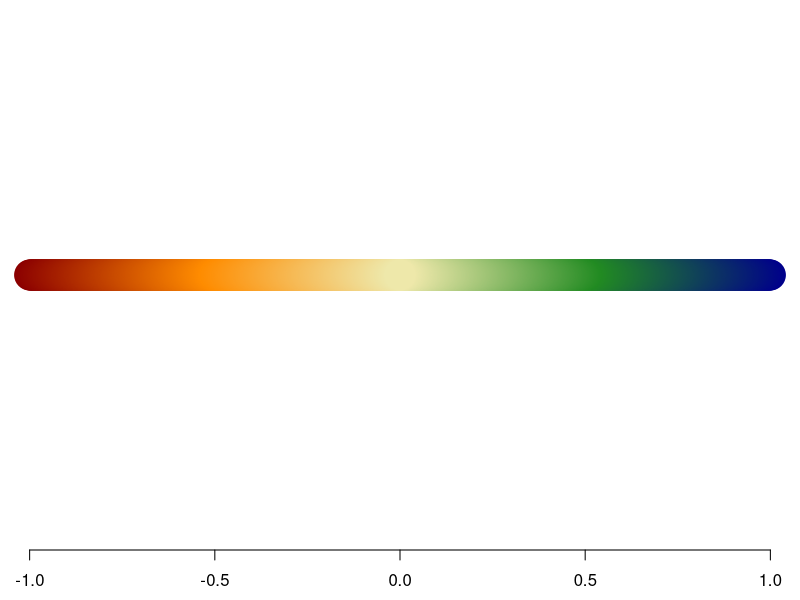
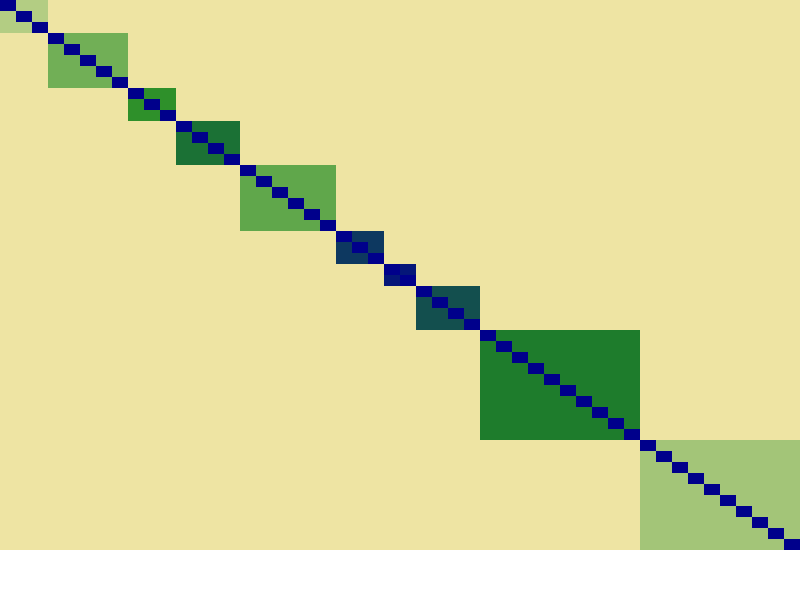
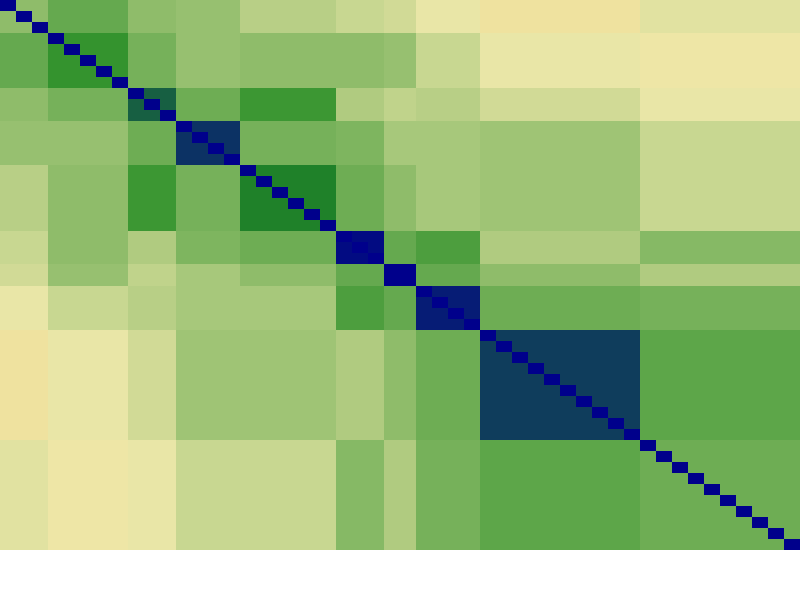
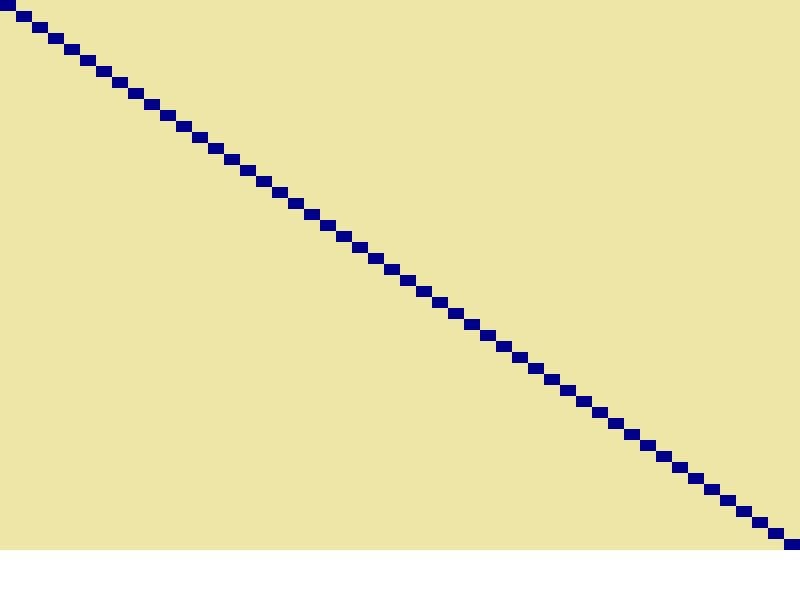
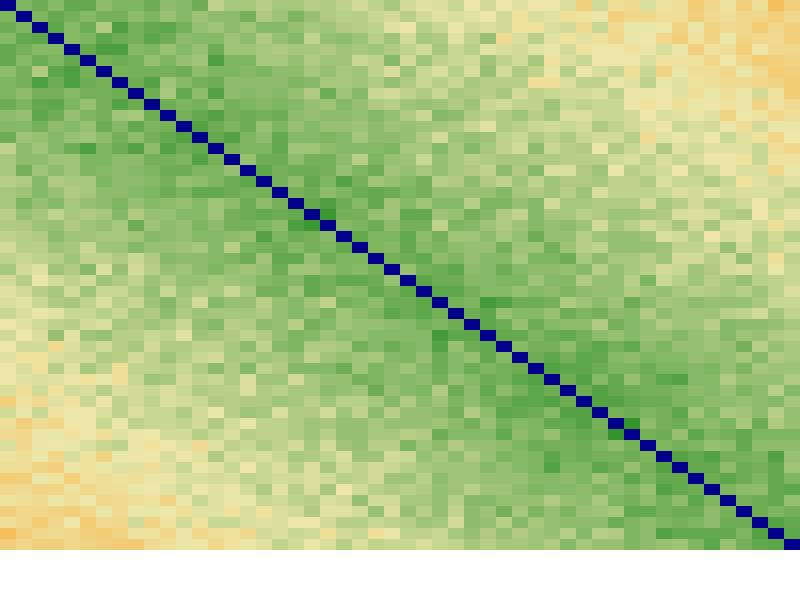
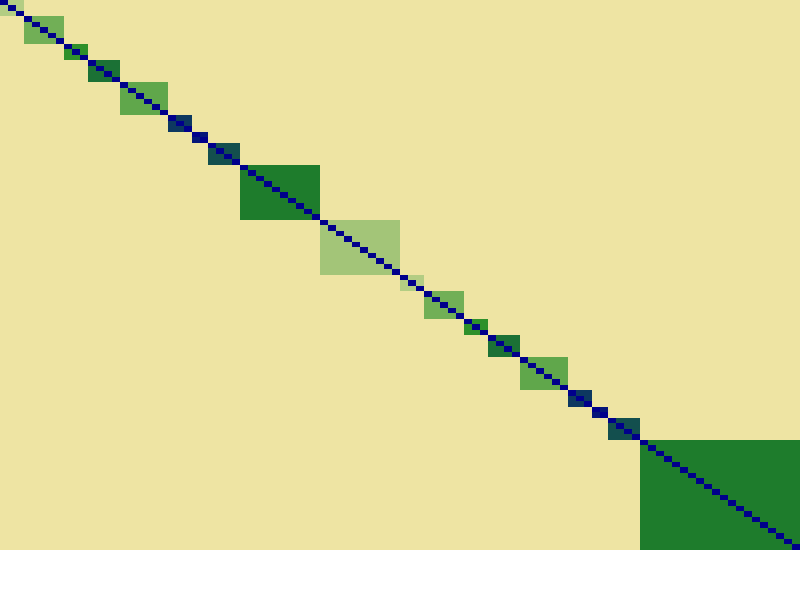
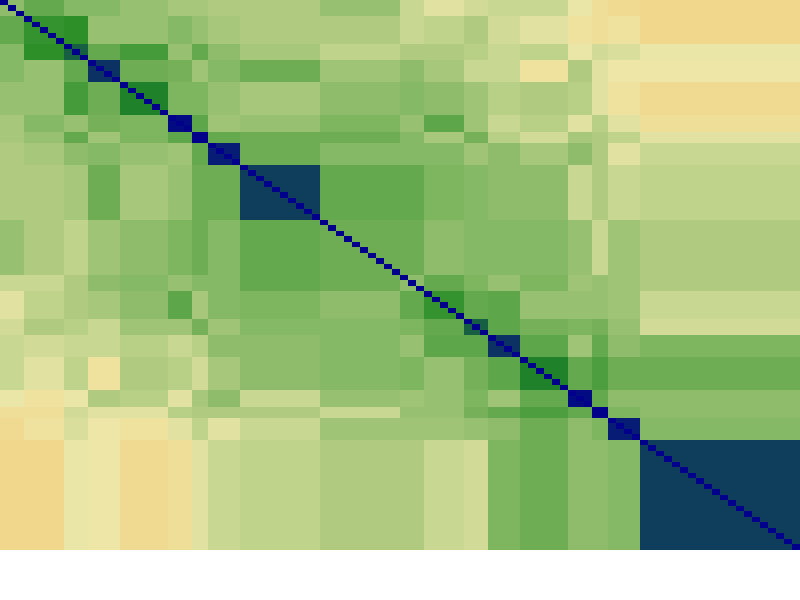
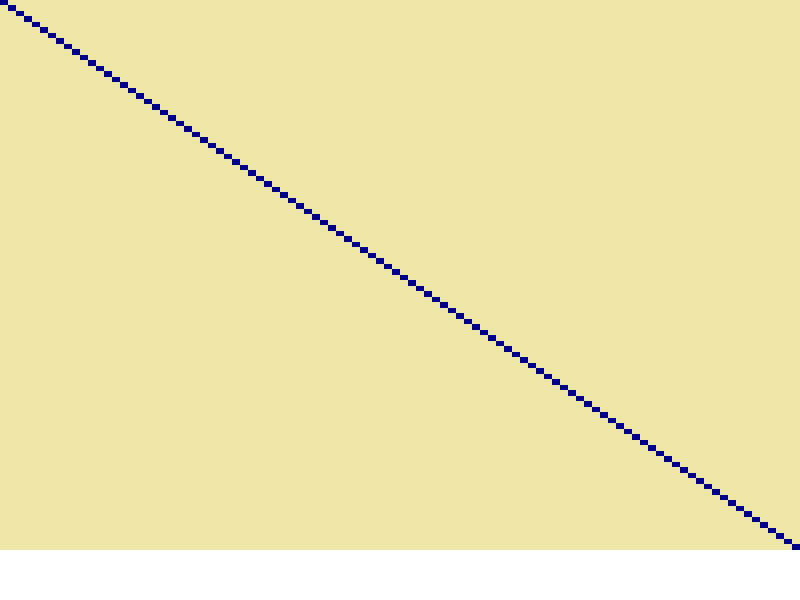

Generate these figures, in order, with R:
library(MASS)
library(pcaPP)
library(matrixcalc)

colfunc <- colorRampPalette(c("darkred", "darkorange", "palegoldenrod", "forestgreen", "darkblue"))
par(mfrow = c(1,1), mar = c(2.5,0,0,0))
plot(y = rep(0,1001), x = c(c(sapply(500:1, function(i){c(i,-i)})) * .002,0), col=colfunc(1001)[c(c(sapply(500:1, function(i){c(i,-i)})),0) + 501], pch=19, cex=4, xlim = c(-1, 1), ylim = c (-.005, .005), xlab = "", ylab = "", frame.plot = FALSE, yaxt = "n")

constructMatrix <- function(values,d.vec){
  k <- length(values)
  d <- sum(d.vec)
  first <- matrix(c(rep(values[1],d.vec[1]),rep(0,d-d.vec[1])),byrow=TRUE,ncol=d,nrow=d.vec[1])
  middle <- sapply(2:(k-1),function(j){matrix(c(rep(0,sum(d.vec[1:(j-1)])),rep(values[j],d.vec[j]),rep(0,sum(d.vec[(j+1):k]))),byrow=TRUE,ncol=d,nrow=d.vec[j])},simplify = FALSE)
  last <- matrix(c(rep(0,sum(d.vec[1:(k-1)])),rep(values[k],d.vec[k])),byrow=TRUE,ncol=d,nrow=d.vec[k])
  
  M <- rbind(first,do.call(rbind,middle),last)
  diag(M) <- 1
  M
}

addBlock <- function(Sig,d.e,i1,i2,par,needPD = TRUE){
  Sig[d.e[2,i1]:d.e[3,i1],d.e[2,i2]:d.e[3,i2]] <- par
  Sig[d.e[2,i2]:d.e[3,i2],d.e[2,i1]:d.e[3,i1]] <- par
  #if(is.positive.definite(Sig)==FALSE & needPD){
  #  print("not positive-definite")
  #  stop(call=FALSE)
  #}else{
  #  image(t(Sig[d:1,]), axes=FALSE, zlim=c(-1,1), col=colfunc(100))
    return(Sig)
  #}
}


generator.list <- list()
true.delta <- list()

# structured HD
values <- c(.15,.3,.45,.6,.35,.8,.9,.7,.55,.2)
d.vec <- c(3,5,3,4,6,3,2,4,10,10)
d.e <- rbind(values,cumsum(c(1,d.vec[-length(d.vec)])),cumsum(d.vec))
d <- sum(d.vec)

Tau <- constructMatrix(values,d.vec)
is.positive.definite(Tau)
image(t(Tau[d:1,]), axes=FALSE, zlim=c(-1,1), col=colfunc(50))

base.vector <- seq(from = .2,to = -.1, by = -.03)

set.seed(45)
inter.values <- sapply((length(values) - 1):1, function(i){
  base.vector[1:i] + rnorm(i,0,.03)
})

for(i in 1:length(inter.values)){
  for(j in 1:length(inter.values[[i]])){
    Tau <- addBlock(Tau,d.e,i,i + j,inter.values[[i]][j])
  }
}

is.positive.definite(Tau)
is.positive.definite(sin(pi / 2 * Tau))
image(t(sin(pi / 2 * Tau)[d:1,]), axes=FALSE, zlim=c(-1,1), col=colfunc(100))

generator.list[[1]] <- Tau
true.delta[[1]] <- constructMatrix(rep(1,length(values)),d.vec)



# hard even
values <- rep(1,50)
d.vec <- rep(1,50)
d.e <- rbind(values,cumsum(c(1,d.vec[-length(d.vec)])),cumsum(d.vec))
d <- sum(d.vec)

Tau <- constructMatrix(values,d.vec)
is.positive.definite(Tau)
image(t(Tau[d:1,]), axes=FALSE, zlim=c(-1,1), col=colfunc(100))

base.vector <- seq(from = .2,to = -.1, by = -.006)

set.seed(46)
inter.values <- sapply((length(values) - 1):1, function(i){
  base.vector[1:i] + rnorm(i,0,.03)
})

for(i in 1:length(inter.values)){
  for(j in 1:length(inter.values[[i]])){
    Tau <- addBlock(Tau,d.e,i,i + j,inter.values[[i]][j])
  }
}

is.positive.definite(Tau)
is.positive.definite(sin(pi / 2 * Tau))
image(t(sin(pi / 2 * Tau)[d:1,]), axes=FALSE, zlim=c(-1,1), col=colfunc(100))


generator.list[[2]] <- Tau
true.delta[[2]] <- constructMatrix(rep(1,length(values)),d.vec)



# case 3

values <- c(.15,.3,.45,.6,.35,.8,.9,.7,.55,.2,.15,.3,.45,.6,.35,.8,.9,.7,.55)
d.vec <- c(3,5,3,4,6,3,2,4,10,10,3,5,3,4,6,3,2,4,20)
d.e <- rbind(values,cumsum(c(1,d.vec[-length(d.vec)])),cumsum(d.vec))
d <- sum(d.vec)

Tau <- constructMatrix(values,d.vec)
is.positive.definite(Tau)
image(t(Tau[d:1,]), axes=FALSE, zlim=c(-1,1), col=colfunc(50))

base.vector <- seq(from = .2,to = -.1, by = -.015)

set.seed(45)
inter.values <- sapply((length(values) - 1):1, function(i){
  base.vector[1:i] + rnorm(i,0,.03)
})

for(i in 1:length(inter.values)){
  for(j in 1:length(inter.values[[i]])){
    Tau <- addBlock(Tau,d.e,i,i + j,inter.values[[i]][j])
  }
}

is.positive.definite(Tau)
is.positive.definite(sin(pi / 2 * Tau))
image(t(sin(pi / 2 * Tau)[d:1,]), axes=FALSE, zlim=c(-1,1), col=colfunc(100))

generator.list[[3]] <- Tau
true.delta[[3]] <- constructMatrix(rep(1,length(values)),d.vec)




# hard even
values <- rep(1,100)
d.vec <- rep(1,100)
d.e <- rbind(values,cumsum(c(1,d.vec[-length(d.vec)])),cumsum(d.vec))
d <- sum(d.vec)

Tau <- constructMatrix(values,d.vec)
is.positive.definite(Tau)
image(t(Tau[d:1,]), axes=FALSE, zlim=c(-1,1), col=colfunc(100))

base.vector <- seq(from = .4,to = -.1, by = -.005)

set.seed(48)
inter.values <- sapply((length(values) - 1):1, function(i){
  base.vector[1:i] + rnorm(i,0,.1)^2
})

for(i in 1:length(inter.values)){
  for(j in 1:length(inter.values[[i]])){
    Tau <- addBlock(Tau,d.e,i,i + j,inter.values[[i]][j])
  }
}

is.positive.definite(Tau)
is.positive.definite(sin(pi / 2 * Tau))
image(t(sin(pi / 2 * Tau)[d:1,]), axes=FALSE, zlim=c(-1,1), col=colfunc(100))


generator.list[[4]] <- Tau
true.delta[[4]] <- constructMatrix(rep(1,length(values)),d.vec)

# need to remove d because not constant
rm("d")
